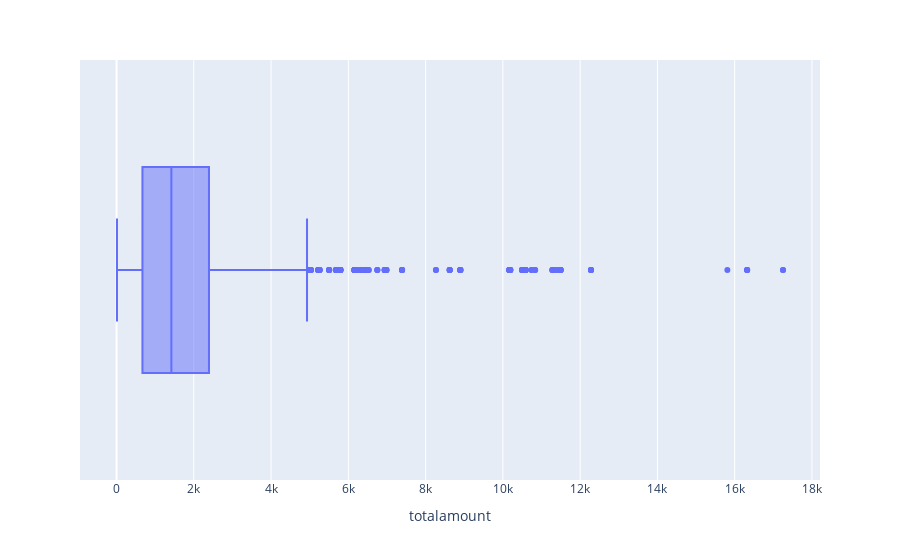
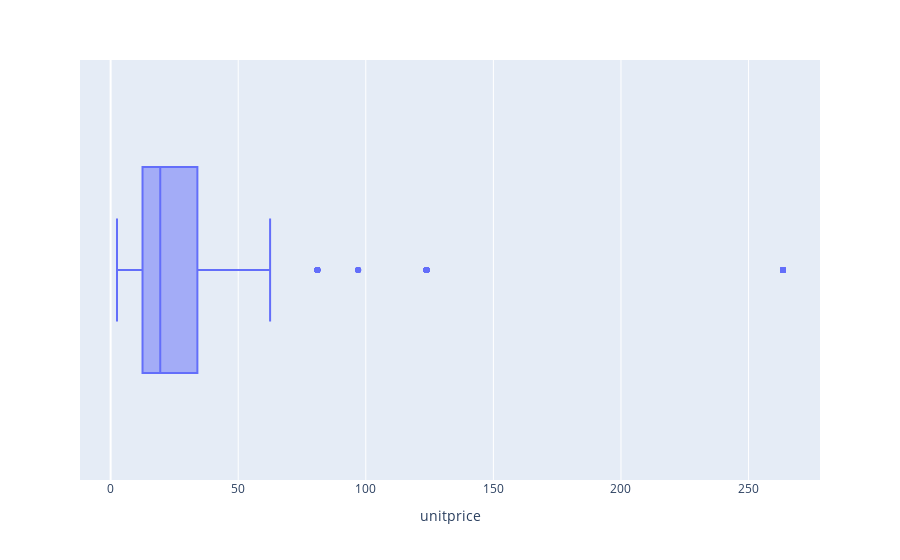

Source (notebook cell) for these figures, in order:
### Code cell
fig1 = px.box(hist, x='totalamount')
fig2 = px.box(hist, x='unitprice')
fig1.show()
fig2.show()

### Figure 1 — Plotly figure (JSON) as saved in the notebook; plotly's stock layout.template omitted (floating-point values rounded to 4 significant figures; data arrays with more than 128 entries replaced by an {"elided": "..."} marker saying what was removed)
{"data": [{"alignmentgroup": "True", "hovertemplate": "totalamount=%{x}<extra></extra>", "legendgroup": "", "marker": {"color": "#636efa"}, "name": "", "notched": false, "offsetgroup": "", "orientation": "h", "showlegend": false, "type": "box", "x": {"elided": "2155 float values"}, "x0": " ", "xaxis": "x", "y0": " ", "yaxis": "y"}], "layout": {"boxmode": "group", "legend": {"tracegroupgap": 0}, "margin": {"t": 60}, "xaxis": {"anchor": "y", "domain": [0, 1], "title": {"text": "totalamount"}}, "yaxis": {"anchor": "x", "domain": [0, 1]}}}

### Figure 2 — Plotly figure (JSON) as saved in the notebook; plotly's stock layout.template omitted (floating-point values rounded to 4 significant figures; data arrays with more than 128 entries replaced by an {"elided": "..."} marker saying what was removed)
{"data": [{"alignmentgroup": "True", "hovertemplate": "unitprice=%{x}<extra></extra>", "legendgroup": "", "marker": {"color": "#636efa"}, "name": "", "notched": false, "offsetgroup": "", "orientation": "h", "showlegend": false, "type": "box", "x": {"elided": "2155 float values"}, "x0": " ", "xaxis": "x", "y0": " ", "yaxis": "y"}], "layout": {"boxmode": "group", "legend": {"tracegroupgap": 0}, "margin": {"t": 60}, "xaxis": {"anchor": "y", "domain": [0, 1], "title": {"text": "unitprice"}}, "yaxis": {"anchor": "x", "domain": [0, 1]}}}
